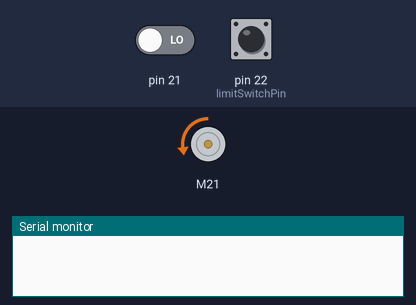
Simulated run of this sketch. Board: Arduino Mega 2560, built with avr-gcc and run on an emulated ATmega2560. Shown: DC motor (green arrow = forward, orange = backward, longer = faster), the last lines printed to the serial monitor. The test bench sets the inputs (shaded band); at power-on: pin 22 (limitSwitchPin) HIGH, pin 21 LOW.

Above: at 0.8 s.
0.9 s: pin 22 (limitSwitchPin) pulled LOW for 0.15 s
At 1.0 s:
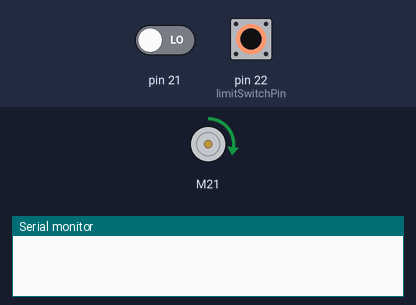
At 2.5 s:
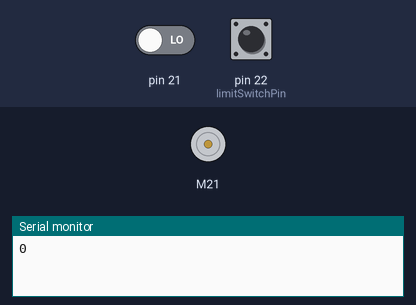
Timing chart, 0 to 4.0 s (numbered marks = the images above; inputs shaded):
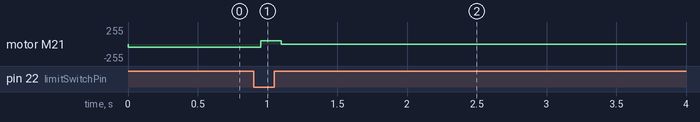

The sketch:

test_homing.ino
```cpp
#include "MeMegaPi.h"
#include <SoftwareSerial.h>

#include "homing.h"


/****************************** Global Variables ******************************/

int arm_offset = 0;


/*********************************** Setup ************************************/

void setup() {
  Serial.begin(9600);

  /* zeroing encoder */
  setup_encoder();
  arm_offset = home_arm();

  Serial.println(arm_offset);
}

/************************************ Loop ************************************/

void loop() {

}
```

homing.h
```cpp
#ifndef HOMING_H
#define HOMING_H

/********************************* Includes ***********************************/

#include <ezButton.h>
#include "motors.h"

/****************************** Global Variables ******************************/

const int limitSwitchPin = 22;
ezButton limitSwitch(limitSwitchPin);


/********************************* Functions  *********************************/

int home_arm(){
    // initializing limit switch
    limitSwitch.setDebounceTime(50);

    // lowering arm until limit switch is pressed
    motorA.run(-50);
    while(!limitSwitch.isPressed()) {
        limitSwitch.loop(); // MUST call the loop() function first
    }

    // raising arm until limit switch is released
    motorA.run(50);
    while(!limitSwitch.isReleased()) {
        limitSwitch.loop();
    }

    // stopping arm
    motorA.run(0);
    Encoder_1.updateCurPos();
    return Encoder_1.getCurPos();
}

#endif // HOMING_H
```

motors.h
```cpp
#ifndef MOTORS_H
#define MOTORS_H

#include "MeMegaPi.h"

MePort portSet(PORT_5);
MeMegaPiDCMotor motorA(PORT3B);
MeEncoderOnBoard Encoder_1(SLOT3);


void isr_process_encoder1(void)
{
    if(digitalRead(Encoder_1.getPortB()) == 0)
    {
        Encoder_1.pulsePosMinus();
    }
    else
    {
        Encoder_1.pulsePosPlus();;
    }
}

void setup_encoder(void) {
    attachInterrupt(Encoder_1.getIntNum(), isr_process_encoder1, RISING);
    TCCR1A = _BV(WGM10);
    TCCR1B = _BV(CS11) | _BV(WGM12);
    Encoder_1.setPulse(7);
    Encoder_1.setRatio(26.9);
    Encoder_1.setPosPid(1.8,0,1.2);
    Encoder_1.setSpeedPid(0.18,0,0);
}

#endif // MOTORS_H
```

Measured:
- after the input at 0.9 s, motor M21: backward 50/255 → forward 50/255 after 0.05 s, → stopped 0.15 s later
